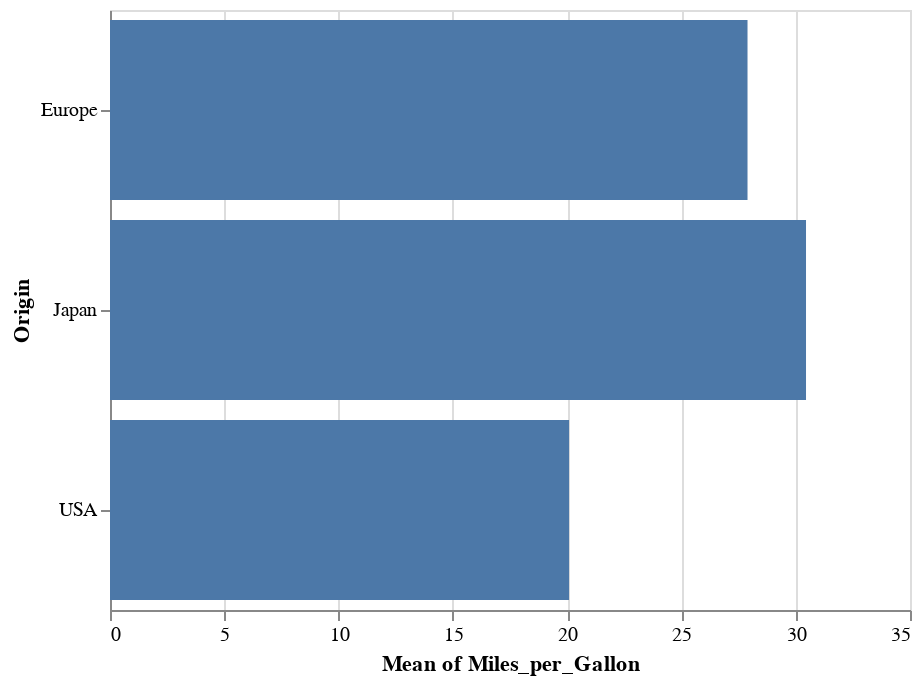

Notebook code for this chart:
### Markdown cell above
In Altair, this sort of split-apply-combine can be performed by passing an aggregation operator within a string to any encoding. For example, we can display a plot representing the above aggregation as follows:

### Code cell
alt.Chart(cars).mark_bar().encode(
    y='Origin',
    x='mean(Miles_per_Gallon)'
)

### Figure 1 — Vega-Lite specification as saved in the notebook (floating-point values rounded to 4 significant figures; data arrays with more than 128 entries replaced by an {"elided": "..."} marker saying what was removed)
{"$schema": "https://vega.github.io/schema/vega-lite/v2.4.1.json", "config": {"view": {"height": 300, "width": 400}}, "data": {"values": {"elided": "406 records"}}, "encoding": {"x": {"aggregate": "mean", "field": "Miles_per_Gallon", "type": "quantitative"}, "y": {"field": "Origin", "type": "nominal"}}, "mark": "bar"}
